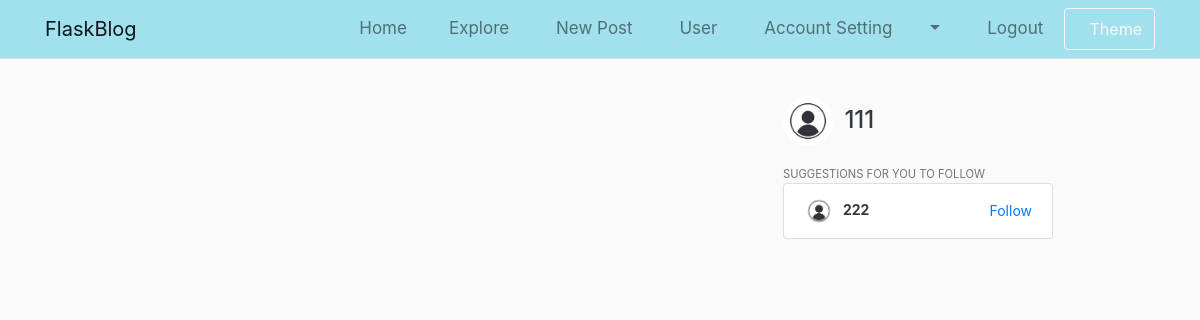
The page / (signed in) on the database its author committed.
### flaskapp/models.py (models this page shows, shortened)
class User(db.Model, UserMixin):
    __tablename__ = 'users'
    uid = db.Column(db.Integer, primary_key=True)
    username = db.Column(db.String(20), unique=True, nullable=False)
    password = db.Column(db.String(32), nullable=False)
    email = db.Column(db.String(120), unique=True, nullable=False)
    image_file = db.Column(db.String(20), nullable=False,
                           default='default.jpg')
    posts = db.relationship('Post', backref='author', lazy=True)
    comments = db.relationship('Comment', backref='author', lazy=True)
    follows = db.relationship(
        'User', secondary=followers,
        primaryjoin=(followers.c.user_id == uid),
        secondaryjoin=(followers.c.follows_id == uid),
        backref=db.backref('followers', lazy='dynamic'), lazy='dynamic')
    notifs = db.relationship('Notif', backref='notif_for', lazy=True)
    notif_count = db.Column(db.Integer, default=0)
    def get_old_notifs(self):
        limit = len(self.notifs) - self.notif_count
        self.notif_count = len(self.notifs)
        db.session.commit()
        if limit == 0:
            notifs = self.notifs[-4:]
        else:
            notifs = self.notifs[-4:-limit]
        notifs.reverse()
        return notifs
    def new_notif(self):
        return len(self.notifs) > self.notif_count
    def get_id(self):
        return self.uid
    def is_following(self, user):
        notifs = self.follows.filter(followers.c.follows_id == user.uid).count()  # noqa: E501
        return notifs > 0
    def get_user_suggestion(self):
        user_follows = self.follows
        avoid = [user.uid for user in user_follows]
        avoid.append(self.uid)
        available_users = User.query.filter(User.uid.notin_(avoid)).all()
        if len(available_users) == 0:
            return []
        available_users.sort(key=lambda user: user.followers.count(),
                             reverse=True)
        return available_users[:3]

### flaskapp/routes.py (the view, shortened to what this page needs)
@app.route("/", methods=['GET', 'POST'])
def home():
    if request.method == 'GET':
        if not current_user.is_authenticated:
            return redirect(url_for('register'))
        return render_template("home.html", title="FlaskBlog",
                               get_file_url=get_file_url)

### flaskapp/helpers.py (called while the page is built)
def get_file_url(f_path):
    return f'/static/{f_path}'

### flaskapp/models.py (called while the page is built)
@login_manager.user_loader
def load_user(user_id):
    return User.query.get(int(user_id))

### flaskapp/templates/home.html (shortened to what this page needs)
{% extends "layout.html" %}
{% block sidebar %}
<div class="col-md-3 sidebar" style="position: fixed; float: right; right: 11%;">
    <div class="content-section">
        <h4 class="pb-2">
            <img class="side-account-img rounded-circle" src="{{ get_file_url('profile_pics/' + current_user.image_file) }}" alt="Profile Picture">
            <a class="text-dark" href="{{ url_for('get_user', username=current_user.username) }}">{{ current_user.username }}</a>
        </h4>
        <small class='text-muted text-uppercase'>Suggestions for you to follow</small>
        <ul class="list-group suggs">
            {% for user in current_user.get_user_suggestion() %}
                <li class="list-group-item">
                    <img class="account-img rounded-circle" src="{{ get_file_url('profile_pics/' + user.image_file) }}" alt="Profile Picture">
                    <a id="flw-{{user.uid}}" class="text-dark user-link" href="{{ url_for('get_user', username=user.username) }}">
                        {{ user.username }}
                    </a>
                    {% if current_user.is_following(user) %}
                        <a href="{{ url_for('unfollow_user', username=user.username) }}" class="mt-1 float-right flw-sug text-secondary" id="s-{{user.uid}}">Following</a>
                    {% elif user != current_user %}
                        <a href="{{ url_for('follow_user', username=user.username) }}" class="mt-1 float-right flw-sug text-primary" id="s-{{user.uid}}">Follow</a>
                    {% endif %}
                </li>
            {% else %}
                <small class="text-muted">You've followed everyone! Enjoy.</small>
            {% endfor %}
        </ul>
    </div>
</div>
{% endblock sidebar %}

### flaskapp/static/css/main.css (style rules this page uses)
body { background: rgba(var(--b3f,250,250,250), 1); color: #333333; font-size: 14px; }
a.user-link { color: #222222; font-weight: bold; }
.account-img { height: 30px; width: 30px; margin-right: 5px; }
.side-account-img { height: 40px; width: 40px; margin-right: 5px; }
.suggs { border: none; background: inherit; }
.side-account-img { height: 50px; width: 50px; }

### rows shown on the page
User: image_file (placeholder picture), username "111"
User: image_file (placeholder picture), username "222"
